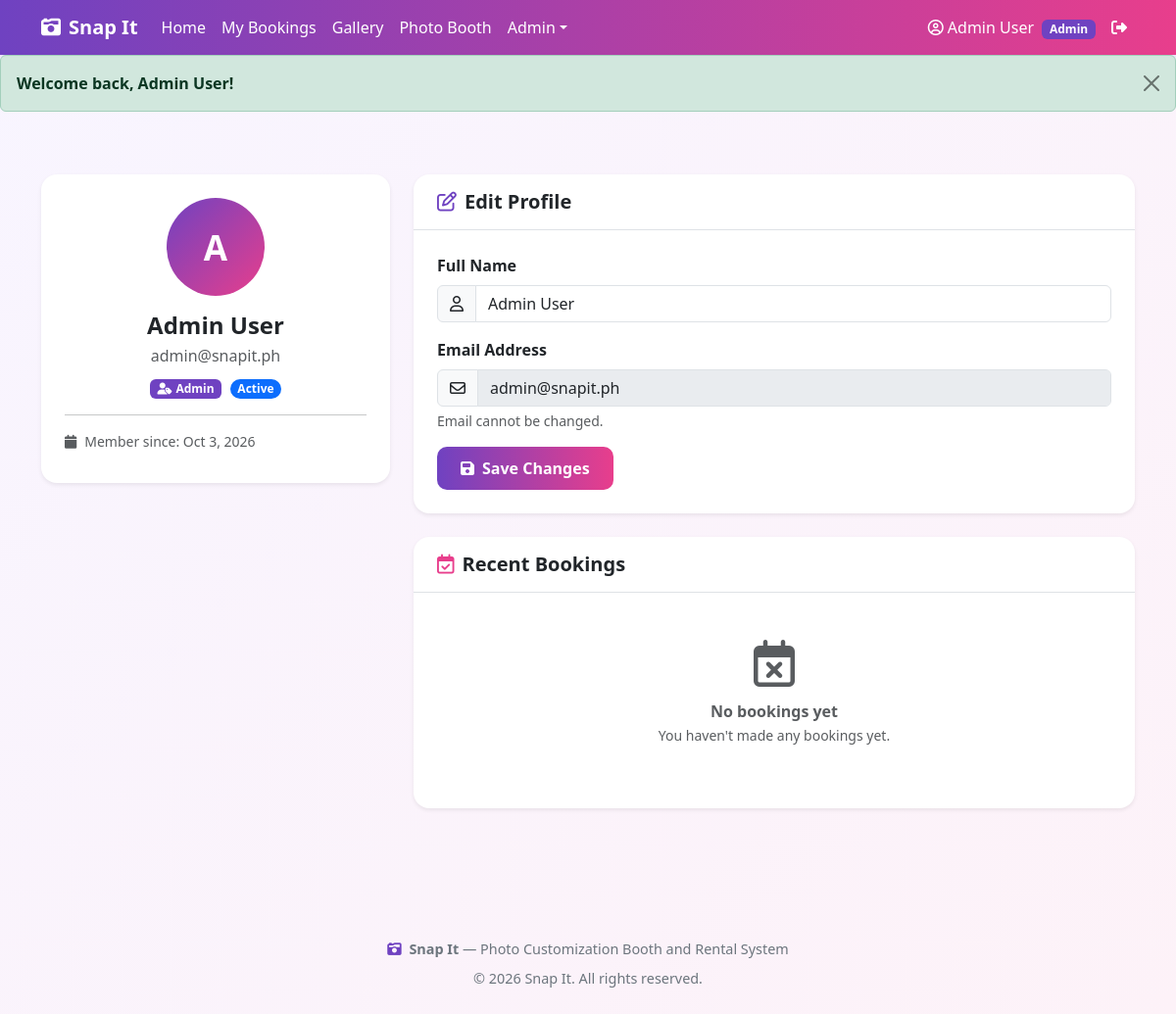
Page /users/profile.php (signed in) on the committed database.
### tables this page shows
CREATE TABLE IF NOT EXISTS users (
    user_id INT PRIMARY KEY AUTO_INCREMENT,
    name VARCHAR(150) NOT NULL,
    email VARCHAR(150) NOT NULL UNIQUE,
    password VARCHAR(255) NOT NULL,
    role ENUM('customer','staff','admin') NOT NULL DEFAULT 'customer',
    status ENUM('active','inactive') NOT NULL DEFAULT 'active',
    created_at DATETIME NOT NULL DEFAULT CURRENT_TIMESTAMP
);

### includes/functions.php (called while the page is built, shortened)
<?php
function e($str) {
    return htmlspecialchars((string)$str, ENT_QUOTES, 'UTF-8');
}
function status_badge_class($status) {
    $map = [
        'pending' => 'bg-warning text-dark',
        'confirmed' => 'bg-info text-dark',
        'paid' => 'bg-success',
        'completed' => 'bg-secondary',
        'cancelled' => 'bg-danger',
        'active' => 'bg-primary',
        'inactive' => 'bg-secondary',
        'printed' => 'bg-success',
        'error' => 'bg-danger',
    ];
    return $map[strtolower($status)] ?? 'bg-secondary';
}
function format_date($dateStr, $withTime = false) {
    $ts = strtotime($dateStr);
    return date('M j, Y', $ts);
}
function site_base() {
    static $base = null;
    if ($base !== null) return $base;
    $script = str_replace('\\', '/', $_SERVER['SCRIPT_NAME']);
    $needle = '/snapit/';
    $pos = strpos($script, $needle);
    if ($pos === false) {
        $base = rtrim(dirname($script), '/');
    } else {
        $base = substr($script, 0, $pos) . '/snapit';
    }
    return $base;
}
function site_url($path = '') {
    $b = site_base();
    if ($path === '') return $b . '/';
    $path = ltrim($path, '/');
    return $b . '/' . $path;
}

### users/profile.php (the view, shortened to what this page needs)
<?php
require_once __DIR__ . '/../includes/functions.php';
require_once __DIR__ . '/../includes/config.php';
$user_id = $_SESSION['user_id'];
$user_stmt = mysqli_prepare($conn, "SELECT user_id, name, email, role, status, created_at FROM users WHERE user_id = ? LIMIT 1");
mysqli_stmt_bind_param($user_stmt, 'i', $user_id);
mysqli_stmt_execute($user_stmt);
$user_result = mysqli_stmt_get_result($user_stmt);
$user = mysqli_fetch_assoc($user_result);
$bookings_stmt = mysqli_prepare($conn, "SELECT b.booking_id, b.event_name, b.event_date, b.start_time, b.duration_hours, b.total_amount, b.status, b.created_at, p.name AS package_name
    FROM bookings b
    LEFT JOIN packages p ON b.package_id = p.package_id
    WHERE b.user_id = ?
    ORDER BY b.created_at DESC
    LIMIT 10");
mysqli_stmt_bind_param($bookings_stmt, 'i', $user_id);
mysqli_stmt_execute($bookings_stmt);
$bookings_result = mysqli_stmt_get_result($bookings_stmt);
require __DIR__ . '/../includes/header.php';
require __DIR__ . '/../includes/alert.php';
?>
<div class="container py-5">
    <div class="row g-4">
        <div class="col-lg-4">
            <div class="card shadow-sm border-0 mb-4">
                <div class="card-body text-center p-4">
                    <div class="mb-3">
                        <div class="avatar-circle mx-auto mb-3 d-flex align-items-center justify-content-center text-white fw-bold"
                            style="width:100px;height:100px;border-radius:50%;background:linear-gradient(135deg,#6f42c1,#e83e8c);font-size:2.2rem">
                            <?= e(strtoupper(substr($user['name'], 0, 1))) ?>
                        </div>
                        <h4 class="fw-bold mb-1"><?= e($user['name']) ?></h4>
                        <p class="text-muted mb-2"><?= e($user['email']) ?></p>
                        <span class="badge badge-snapit"><i class="fa-solid fa-user-tag me-1"></i><?= e(ucfirst($user['role'])) ?></span>
                        <span class="badge rounded-pill ms-1 <?= e(status_badge_class($user['status'])) ?>"><?= e(ucfirst($user['status'])) ?></span>
                    </div>
                    <hr>
                    <div class="text-start small text-muted mt-3">
                        <div class="mb-2"><i class="fa-solid fa-calendar me-2"></i>Member since: <?= e(format_date($user['created_at'])) ?></div>
                    </div>
                </div>
            </div>
        </div>
        <div class="col-lg-8">
            <div class="card shadow-sm border-0 mb-4">
                <div class="card-header bg-transparent py-3 px-4 border-bottom">
                    <h5 class="fw-bold mb-0"><i class="fa-regular fa-pen-to-square me-2" style="color:#6f42c1"></i>Edit Profile</h5>
                </div>
                <div class="card-body p-4">
                    <form action="<?= e(site_url('users/profile.php')) ?>" method="POST" novalidate>
                        <div class="mb-3">
                            <label for="name" class="form-label fw-semibold">Full Name</label>
                            <div class="input-group">
                                <span class="input-group-text"><i class="fa-regular fa-user"></i></span>
                                <input type="text" class="form-control" id="name" name="name"
                                    value="<?= e($user['name']) ?>" required>
                            </div>
                        </div>
                        <div class="mb-3">
                            <label for="email" class="form-label fw-semibold">Email Address</label>
                            <div class="input-group">
                                <span class="input-group-text"><i class="fa-regular fa-envelope"></i></span>
                                <input type="email" class="form-control" id="email" value="<?= e($user['email']) ?>" readonly disabled>
                            </div>
                            <div class="form-text">Email cannot be changed.</div>
                        </div>
                        <button type="submit" class="btn btn-snapit fw-semibold px-4">
                            <i class="fa-solid fa-floppy-disk me-2"></i>Save Changes
                        </button>
                    </form>
                </div>
            </div>
            <div class="card shadow-sm border-0">
                <div class="card-header bg-transparent py-3 px-4 border-bottom d-flex align-items-center justify-content-between">
                    <h5 class="fw-bold mb-0"><i class="fa-regular fa-calendar-check me-2" style="color:#e83e8c"></i>Recent Bookings</h5>
                </div>
                <div class="card-body p-0">
                    <?php if (mysqli_num_rows($bookings_result) > 0): ?>
                        <div class="table-responsive">
                            <table class="table table-hover mb-0 align-middle">
                                <thead class="table-light">
                                    <tr>
                                        <th class="px-4">Booking</th>
                                        <th>Package</th>
                                        <th>Event Date</th>
                                        <th>Amount</th>
                                        <th class="px-4">Status</th>
                                    </tr>
                                </thead>
                                <tbody>
                                    <?php while ($booking = mysqli_fetch_assoc($bookings_result)): ?>
                                        <tr>
                                            <td class="px-4">
                                                <div class="fw-semibold"><?= e($booking['event_name']) ?></div>
                                                <div class="small text-muted">#<?= e(str_pad($booking['booking_id'], 6, '0', STR_PAD_LEFT)) ?></div>
                                            </td>
                                            <td>
                                                <span class="fw-medium"><?= e($booking['package_name'] ?? 'N/A') ?></span>
                                                <div class="small text-muted">
                                                    <i class="fa-regular fa-clock me-1"></i><?= e((int)$booking['duration_hours']) ?>h
                                                </div>
                                            </td>
                                            <td>
                                                <div class="fw-medium"><?= e(format_date($booking['event_date'])) ?></div>
                                                <div class="small text-muted">
                                                    <i class="fa-solid fa-clock me-1"></i><?= e(date('g:i A', strtotime($booking['start_time']))) ?>
                                                </div>
                                            </td>
                                            <td>
                                                <span class="fw-bold" style="color:#6f42c1"><?= e(format_money($booking['total_amount'])) ?></span>
                                            </td>
                                            <td class="px-4">
                                                <span class="badge rounded-pill <?= e(status_badge_class($booking['status'])) ?> px-3 py-2">
                                                    <?= e(ucfirst($booking['status'])) ?>
                                                </span>
                                            </td>
                                        </tr>
                                    <?php endwhile; ?>
                                </tbody>
                            </table>
                        </div>
                    <?php else: ?>
                        <div class="text-center p-5">
                            <i class="fa-regular fa-calendar-xmark fa-3x text-muted mb-3"></i>
                            <h6 class="fw-bold text-muted mb-1">No bookings yet</h6>
                            <p class="text-muted small mb-3">You haven't made any bookings yet.</p>
                        </div>
                    <?php endif; ?>
                </div>
            </div>
        </div>
    </div>
</div>
<?php require __DIR__ . '/../includes/footer.php'; ?>

### includes/style/style.css (style rules this page uses)
:root { --snapit-primary: #6f42c1; --snapit-secondary: #e83e8c; --snapit-accent: #fd7e14; --snapit-dark: #1f1b2e; --snapit-light: #f8f5ff; }
body { font-family: 'Segoe UI', Tahoma, Geneva, Verdana, sans-serif; background: linear-gradient(135deg, #f8f5ff 0%, #fdf2f8 100%); min-height: 100vh; }
.btn-snapit { background: linear-gradient(90deg, var(--snapit-primary), var(--snapit-secondary)); color: #fff; border: none; border-radius: 10px; padding: 10px 22px; font-weight: 600; transition: opacity 0.2s ease; }
.badge-snapit { background: var(--snapit-primary); color: #fff; }
.card { border-radius: 16px; border: 1px solid rgba(111, 66, 193, 0.08); }
.card-header { border-radius: 16px 16px 0 0 !important; }

### rows in the picture
users: name "A", name "Admin User", email "admin@snapit.ph", role "Admin", status "Active", created_at "Oct 3, 2026"

### other values in the picture
$_SESSION['name'] "Admin User"
$_SESSION['role'] "Admin"
$flash['message'] "Welcome back, Admin User!"
